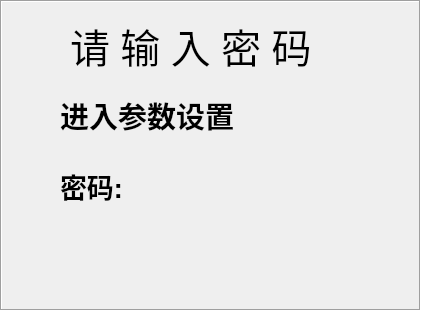
   <widget class="QFrame" name="frame_2">
    <property name="geometry">
     <rect>
      <x>34</x>
      <y>700</y>
      <width>421</width>
      <height>311</height>
     </rect>
    </property>
    <property name="sizePolicy">
     <sizepolicy hsizetype="Ignored" vsizetype="Ignored">
      <horstretch>0</horstretch>
      <verstretch>0</verstretch>
     </sizepolicy>
    </property>
    <property name="minimumSize">
     <size>
      <width>13</width>
      <height>0</height>
     </size>
    </property>
    <property name="font">
     <font>
      <pointsize>24</pointsize>
      <weight>75</weight>
      <bold>true</bold>
      <kerning>true</kerning>
     </font>
    </property>
    <property name="autoFillBackground">
     <bool>false</bool>
    </property>
    <property name="styleSheet">
     <string notr="true">background-image: url(:/background/qrc/background/back.png);
 </string>
    </property>
    <property name="frameShape">
     <enum>QFrame::Box</enum>
    </property>
    <property name="frameShadow">
     <enum>QFrame::Sunken</enum>
    </property>
    <widget class="QLabel" name="label">
     <property name="geometry">
      <rect>
       <x>70</x>
       <y>20</y>
       <width>311</width>
       <height>51</height>
      </rect>
     </property>
     <property name="font">
      <font>
       <family>Courier 10 Pitch</family>
       <pointsize>30</pointsize>
       <weight>50</weight>
       <italic>false</italic>
       <bold>false</bold>
       <kerning>false</kerning>
      </font>
     </property>
     <property name="text">
      <string>请 输 入 密 码</string>
     </property>
    </widget>
    <widget class="QLabel" name="label_2">
     <property name="geometry">
      <rect>
       <x>60</x>
       <y>170</y>
       <width>61</width>
       <height>31</height>
      </rect>
     </property>
     <property name="font">
      <font>
       <pointsize>20</pointsize>
       <italic>false</italic>
      </font>
     </property>
     <property name="text">
      <string>密码:</string>
     </property>
    </widget>
    <widget class="QLabel" name="label_speaker">
     <property name="geometry">
      <rect>
       <x>60</x>
       <y>230</y>
       <width>331</width>
       <height>31</height>
      </rect>
     </property>
     <property name="font">
      <font>
       <pointsize>26</pointsize>
       <underline>false</underline>
       <strikeout>false</strikeout>
      </font>
     </property>
     <property name="text">
      <string/>
     </property>
    </widget>
    <widget class="QLabel" name="label_passwd">
     <property name="geometry">
      <rect>
       <x>130</x>
       <y>170</y>
       <width>211</width>
       <height>31</height>
      </rect>
     </property>
     <property name="font">
      <font>
       <pointsize>20</pointsize>
       <italic>false</italic>
       <kerning>true</kerning>
      </font>
     </property>
     <property name="text">
      <string/>
     </property>
    </widget>
    <widget class="QLabel" name="label_3">
     <property name="geometry">
      <rect>
       <x>60</x>
       <y>100</y>
       <width>191</width>
       <height>31</height>
      </rect>
     </property>
     <property name="font">
      <font>
       <pointsize>22</pointsize>
       <italic>false</italic>
      </font>
     </property>
     <property name="text">
      <string>进入参数设置</string>
     </property>
    </widget>
   </widget>
